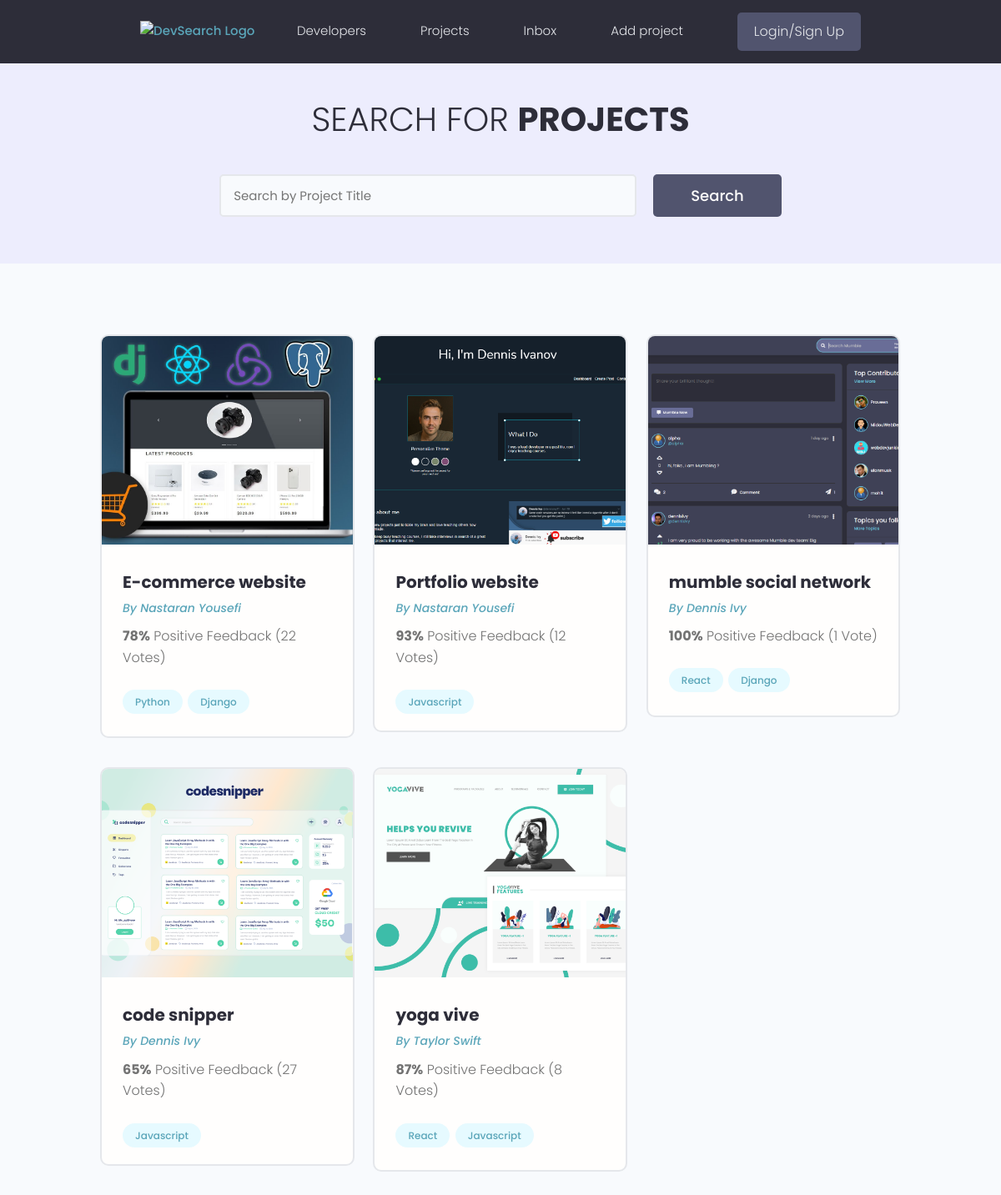
The app's page /projects/, older data.
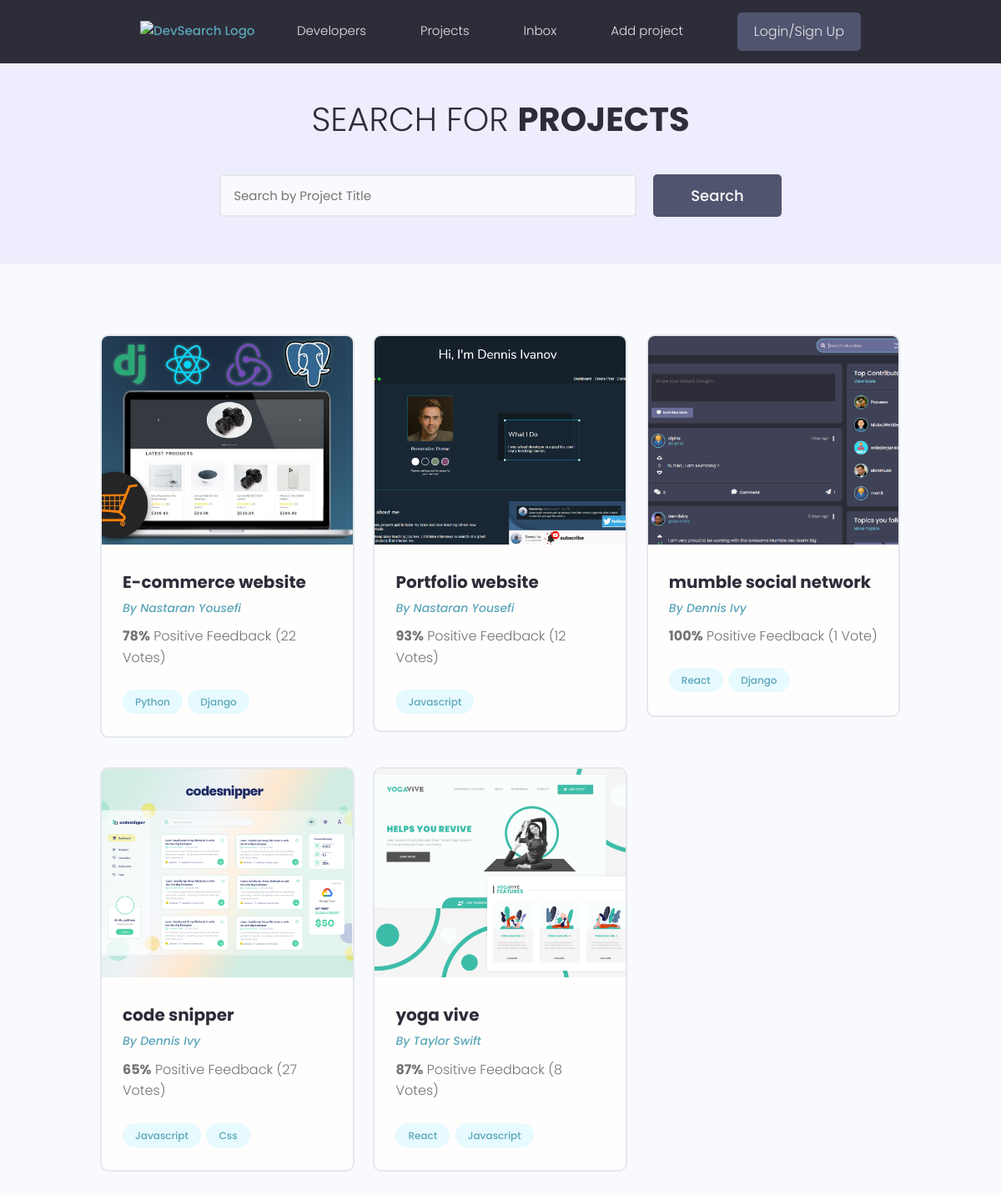
The same page, newer data.
### projects/models.py (models this page shows, shortened)
class Project(models.Model):
    owner = models.ForeignKey(Profile, on_delete=models.SET_NULL, null=True, blank=True)
    title = models.CharField(max_length=200)
    description = models.TextField(null=True, blank=True)
    featured_image = models.ImageField(null=True, blank=True, default='project_cover/default.jpg', upload_to='project_cover/')
    demo_link = models.CharField(max_length=2000, null=True, blank=True)
    source_code = models.CharField(max_length=2000, null=True, blank=True)
    tags = models.ManyToManyField('Tag', blank=True)
    vote_total = models.IntegerField(default=0, null=True, blank=True)
    vote_ratio = models.IntegerField(default=0, null=True, blank=True)
    created = models.DateTimeField(auto_now_add=True)
    id = models.UUIDField(default=uuid.uuid4, unique=True, editable=False, primary_key=True)

class Tag(models.Model):
    name = models.CharField(max_length=100)
    created = models.DateTimeField(auto_now_add=True)
    id = models.UUIDField(default=uuid.uuid4, unique=True, editable=False, primary_key=True)

### users/models.py (models this page shows, shortened)
class Profile(models.Model):
    user = models.OneToOneField(User, on_delete=models.CASCADE, null=True, blank=True)
    name = models.CharField(max_length=250, null=True, blank=True)
    username = models.CharField(max_length=250, null=True, blank=True)
    email = models.EmailField(max_length=500, blank=True, null=True)
    short_intro = models.CharField(max_length=200, blank=True, null=True)
    bio = models.TextField(blank=True, null=True)
    location = models.CharField(max_length=200, blank=True, null=True)
    profile_image = models.ImageField(blank=True, null=True, upload_to='profiles/',
                         default='profiles/user-default.png')
    social_github = models.CharField(max_length=500, blank=True, null=True)
    social_linkedin = models.CharField(max_length=500, blank=True, null=True)
    social_website = models.CharField(max_length=500, blank=True, null=True)
    social_twitter = models.CharField(max_length=500, blank=True, null=True)
    created = models.DateTimeField(auto_now_add=True)
    id = models.UUIDField(default=uuid.uuid4, unique=True, editable=False, primary_key=True)

### projects/views.py (the view)
# urls.py: path('projects/', include('projects.urls')),
def projects(request):
    all_projects = Project.objects.all()
    context = {
        'projects' : all_projects,
    }
    return render(request, 'projects/projects.html', context)

### projects/templates/projects/projects.html (shortened to what this page needs)
{% extends 'main.html' %}
{% block content %}
  <main class="projects">
    <section class="hero-section text-center">
      <div class="container container--narrow">
        <div class="hero-section__box">
          <h2>Search for <span>Projects</span></h2>
        </div>
        <div class="hero-section__search">
          <form class="form" action="#" method="get">
            <div class="form__field">
              <input class="input input--text" id="formInput#search" type="text" name="text"
                placeholder="Search by Project Title" />
            </div>
            <input class="btn btn--sub btn--lg" type="submit" value="Search" />
          </form>
        </div>
      </div>
    </section>
    <section class="projectsList">
      <div class="container">
        <div class="grid grid--three">
        {% for project in projects %}
          <div class="column">
            <div class="card project">
              <a href="{% url 'project' project.id %}" class="project">
                <img class="project__thumbnail" src="{{ project.featured_image.url }}" alt="{{ project.title }}" />
                <div class="card__body">
                  <h3 class="project__title">{{ project.title }}</h3>
                  <p><a class="project__author" href="{% url 'user-profile' project.owner.pk %}">By {{project.owner.name|title}}</a></p>
                  <p class="project--rating">
                    <span style="font-weight: bold;">{{ project.vote_ratio }}%</span> Positive
                    Feedback ({{ project.vote_total }} Vote{{ project.vote_total|pluralize:'s' }})
                  </p>
                  <div class="project__tags">
                    {% for tag in project.tags.all|slice:'3' %}
                    <span class="tag tag--pill tag--main">
                      <small>{{ tag.name|title }}</small>
                    </span>
                    {% endfor %}
                  </div>
                </div>
              </a>
            </div>
          </div>
        {% endfor %}
        </div>
      </div>
    </section>
  </main>
{% endblock %}

Row changes from the older to the newer data that the page shows:
added Tag: name "Css", shown under Project "code snipper"
